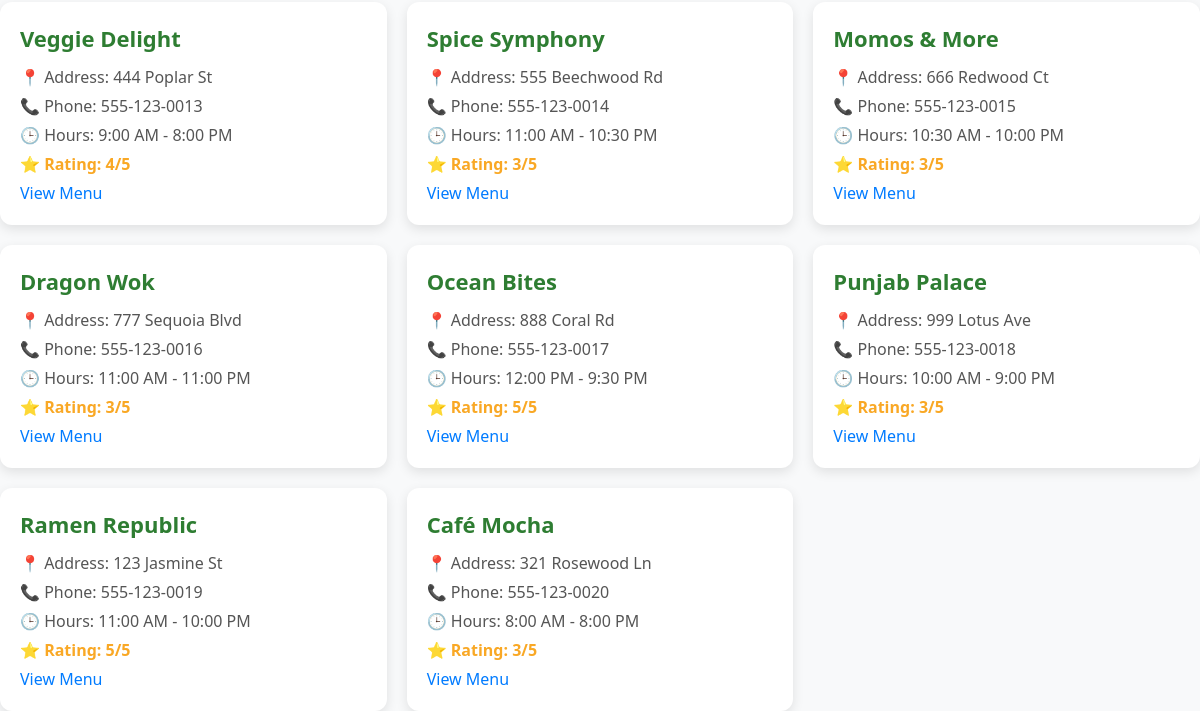
The page /restaurants (signed in, lower part) on the database as committed earlier.
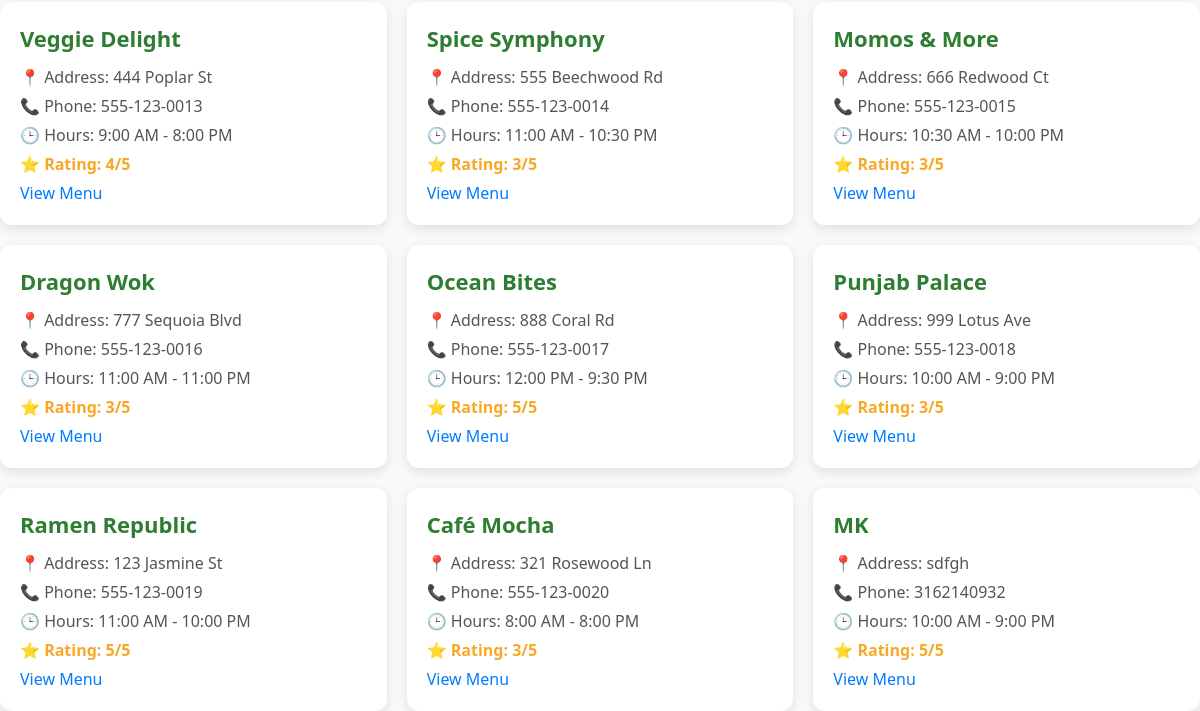
The same page on the database as committed later.
### tables this page shows
CREATE TABLE Reviews (
    ReviewID INTEGER PRIMARY KEY AUTOINCREMENT,
    UserID INTEGER NOT NULL,
    RestaurantID INTEGER NOT NULL,
    Rating INTEGER CHECK(Rating BETWEEN 1 AND 5) NOT NULL,
    Comment TEXT,
    ReviewDate DATETIME DEFAULT CURRENT_TIMESTAMP,
    FOREIGN KEY (UserID) REFERENCES Users(UserID),
    FOREIGN KEY (RestaurantID) REFERENCES Restaurants(RestaurantID)
);

CREATE TABLE Restaurants (
    RestaurantID INTEGER PRIMARY KEY AUTOINCREMENT,
    OwnerID INTEGER NOT NULL,
    Name TEXT NOT NULL,
    Address TEXT NOT NULL,
    PhoneNumber TEXT NOT NULL,
    OpeningHours TEXT NOT NULL,
    FOREIGN KEY (OwnerID) REFERENCES Users(UserID)
);

### app.py (the view)
@app.route('/restaurants')
@login_required
def restaurants():
    restaurants = get_restaurants()
    print(restaurants)
    return render_template('restaurants.html', restaurants=restaurants)

### app.py (called while the page is built)
def login_required(f):
    @wraps(f)
    def decorated_function(*args, **kwargs):
        if 'UserID' not in session:
            return redirect(url_for('signin'))
        return f(*args, **kwargs)
    return decorated_function

### appUtils.py (called while the page is built)
def get_db_connection():
    conn = sqlite3.connect('database.db')
    conn.row_factory = sqlite3.Row  # Makes fetching results easier
    return conn

def get_restaurants():
    conn = get_db_connection()
    cursor = conn.cursor()
    cursor.execute("SELECT * FROM Restaurants JOIN Reviews ON Restaurants.RestaurantID = Reviews.RestaurantID")
    restaurants = cursor.fetchall()  # returns a list of all rows in the table
    conn.close()
    return restaurants # Return the list of restaurants

### templates/restaurants.html (shortened to what this page needs)
<!DOCTYPE html>
<html lang="en">
<head>
    <link rel="stylesheet" href="{{ url_for('static', filename='style.css') }}">
    <link rel="stylesheet" href="https://stackpath.bootstrapcdn.com/bootstrap/4.5.2/css/bootstrap.min.css">
</head>
<body>
    <div class="restaurant-container">
        {% for restaurant in restaurants %}
            <div class="restaurant-card">
                <div class="restaurant-name">{{ restaurant['name'] }}</div>
                <div class="restaurant-info">📍 Address: {{ restaurant['address'] }}</div>
                <div class="restaurant-info">📞 Phone: {{ restaurant['PhoneNumber'] }}</div>
                <div class="restaurant-info">🕒 Hours: {{ restaurant['openinghours'] }}</div>
                <div class="restaurant-info rating">⭐ Rating: {{ restaurant['rating'] }}/5</div>
                <a href="{{ url_for('show_menu', restaurant_id=restaurant['restaurantid']) }}">View Menu</a>
            </div>
        {% endfor %}
    </div>
</body>
</html>

Rows that differ between the two databases and show on the page:
added Reviews: name "MK", address "sdfgh", PhoneNumber "3162140932", openinghours "10:00 AM - 9:00 PM", rating "5"
